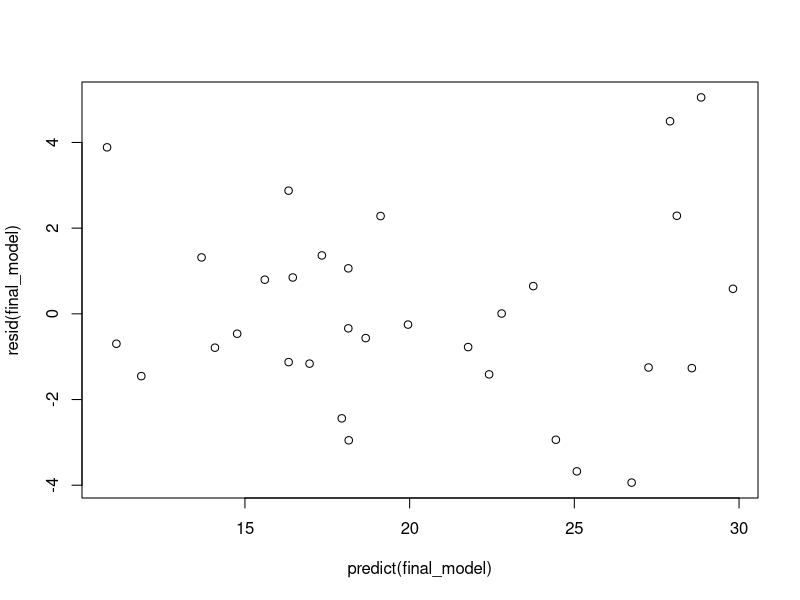
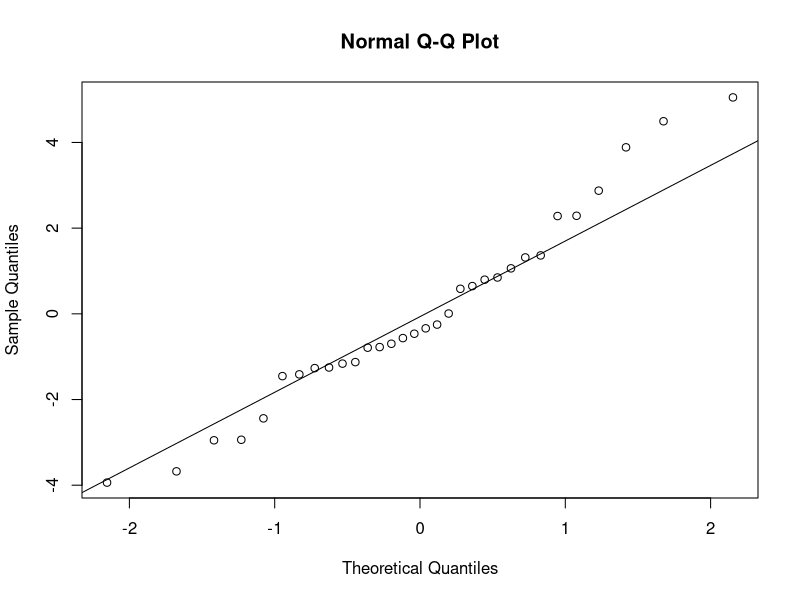
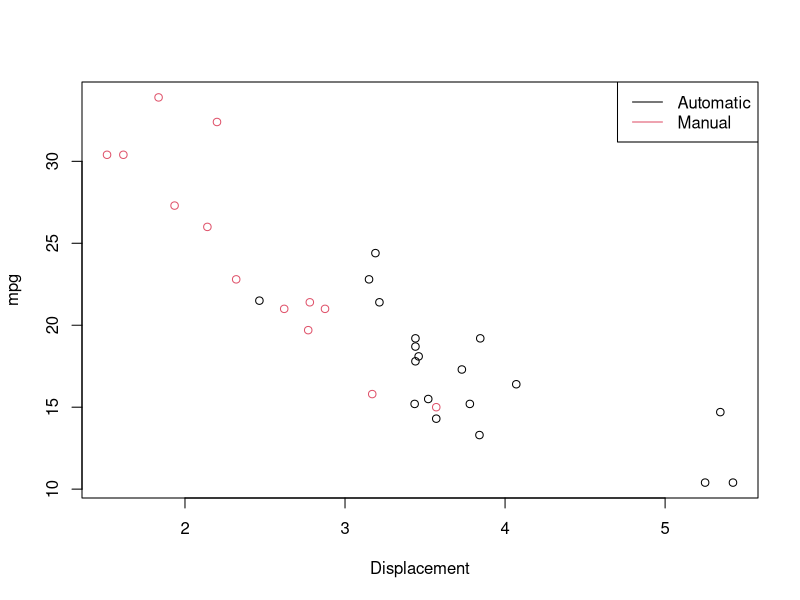
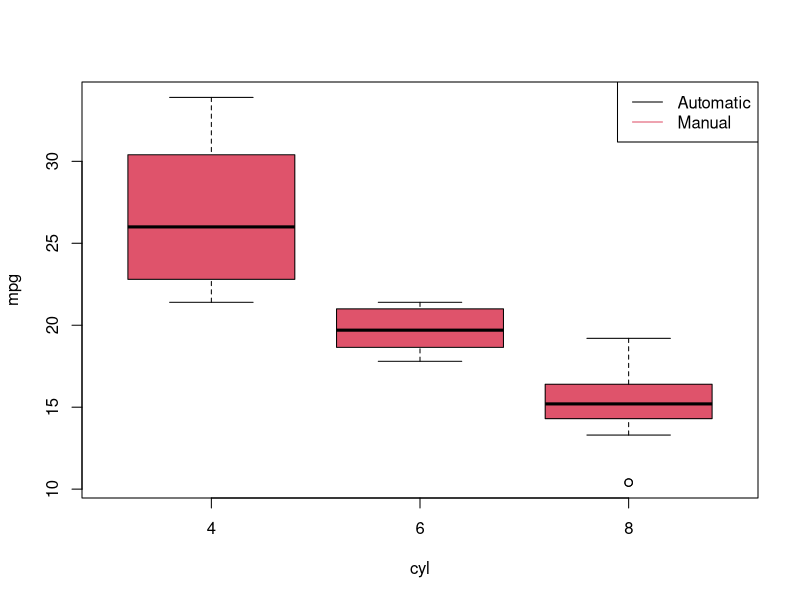
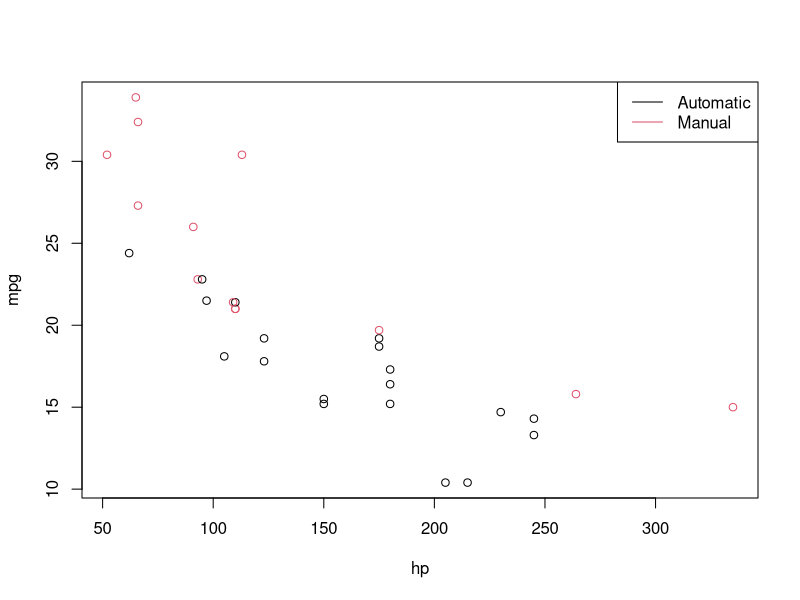

These figures' R source, in order:
## ---- chunk 1
data(mtcars)
mtcars$am <- factor(mtcars$am, levels=c(0,1), labels=c('Automatic', 'Manual'))
mtcars$cyl <- as.factor(mtcars$cyl)
## ---- chunk 2
model <- lm(mpg ~ am + wt + cyl + disp + hp + carb + gear + vs + drat, mtcars)
final_model <- step(model, direction='backward')
## ---- chunk 3
summary(final_model)
## ---- chunk 4
plot(resid(final_model) ~ predict(final_model))
## ---- chunk 5
qqnorm(resid(final_model))
qqline(resid(final_model))
## ---- chunk 6
plot(mpg ~ wt, mtcars, col=am, xlab = 'Displacement')
legend('topright', lty=c(1,1), col=1:2, legend = c('Automatic', 'Manual'))
## ---- chunk 7
plot(mpg ~ cyl, mtcars, col=am)
legend('topright', lty=c(1,1), col=1:2, legend = c('Automatic', 'Manual'))
## ---- chunk 8
plot(mpg ~ hp, mtcars, col=am)
legend('topright', lty=c(1,1), col=1:2, legend = c('Automatic', 'Manual'))
